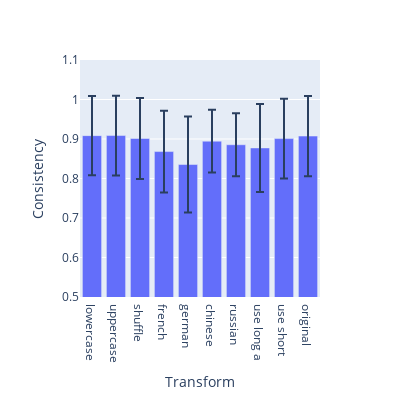

Notebook code for this chart:
### Code cell
# Plot the consistency across different transformations
# Convert mean values into a DataFrame with the original TRANSFORMS as labels
cols_to_plot = [consistency_helpers.cos_sim_key(t) for t in TRANSFORMS + ['original question']]
df_numeric = df_stats[cols_to_plot]
df_plot = df_numeric.mean().reset_index()
df_plot.columns = ['Transform', 'Consistency']  # Rename columns

# Replace "Transform" column values with elements from TRANSFORMS
df_plot['Transform'] = [t[:10] for t in TRANSFORMS + ['original']]  # Use original TRANSFORMS list

# Add standard deviation as an error bar
df_plot['Error'] = df_numeric.std().values

# Create the bar chart
fig = px.bar(df_plot, 
                x='Transform', 
                y='Consistency',
                error_y='Error',
                width=400, height=400)
fig.update_yaxes(range=[.5, 1.1])

fig.show()

### Figure 1 — Plotly figure (JSON) as saved in the notebook; plotly's stock layout.template omitted (floating-point values rounded to 4 significant figures)
{"data": [{"error_y": {"array": [0.1005, 0.1008, 0.1025, 0.1034, 0.1215, 0.07952, 0.0798, 0.1115, 0.1009, 0.1016]}, "hovertemplate": "Transform=%{x}<br>Consistency=%{y}<extra></extra>", "legendgroup": "", "marker": {"color": "#636efa", "pattern": {"shape": ""}}, "name": "", "orientation": "v", "showlegend": false, "textposition": "auto", "type": "bar", "x": ["lowercase", "uppercase", "shuffle", "french", "german", "chinese", "russian", "use long a", "use short ", "original"], "xaxis": "x", "y": [0.9085, 0.9087, 0.9014, 0.8682, 0.8354, 0.8945, 0.8854, 0.8774, 0.901, 0.9074], "yaxis": "y"}], "layout": {"barmode": "relative", "height": 400, "legend": {"tracegroupgap": 0}, "margin": {"t": 60}, "width": 400, "xaxis": {"anchor": "y", "domain": [0, 1], "title": {"text": "Transform"}}, "yaxis": {"anchor": "x", "domain": [0, 1], "range": [0.5, 1.1], "title": {"text": "Consistency"}}}}
